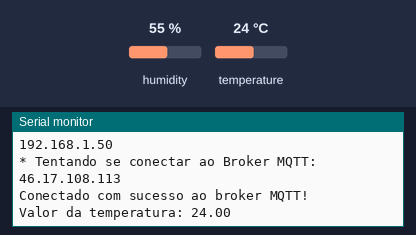
A sketch run on a simulated ESP32. Parts: the last lines printed to the serial monitor. Inputs (shaded band) come from the test bench; at power-on: temperature 24 °C, humidity 55 %. WiFi joins after 1.5 s; servers stay silent unless stated; no MQTT or app messages arrive unless stated.

Above: at 7.7 s.
7.8 s: temperature set to 12 °C
At 10.1 s:
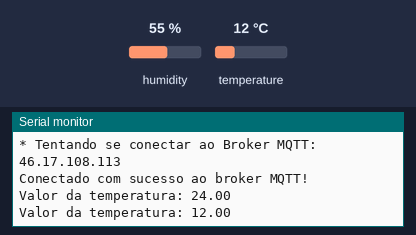
11.5 s: temperature set to 19 °C
At 13.8 s:
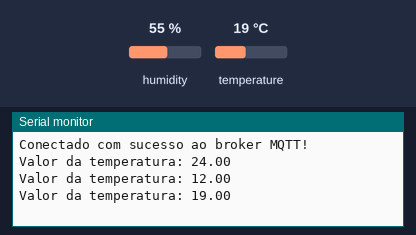
Timing chart, 0 to 15.3 s (numbered marks = the images above; inputs shaded):
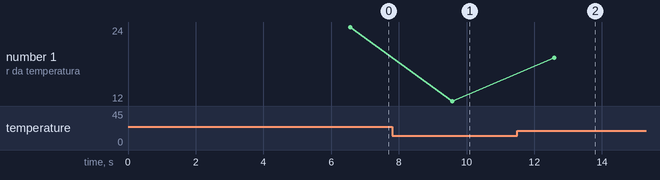

Measured:
- after the input at 7.8 s, the serial monitor: prints a new line after 1.8 s (image 1)
- after the input at 11.5 s, the serial monitor: prints a new line after 1.1 s (image 2)
- plotted number 1: 24 → 12 after the input at 7.8 s, 12 → 19 after the input at 11.5 s

The sketch:

fiware_mqtt_healthme.ino
```cpp
#include <WiFi.h>
#include <PubSubClient.h>
#include <DHT.h>

// Configurações - variáveis editáveis
const char* default_SSID = "Wokwi-GUEST"; // Nome da rede Wi-Fi
const char* default_PASSWORD = ""; // Senha da rede Wi-Fi
const char* default_BROKER_MQTT = "46.17.108.113"; // IP do Broker MQTT
const int default_BROKER_PORT = 1883; // Porta do Broker MQTT
const char* default_TOPICO_SUBSCRIBE = "/TEF/healthme002/cmd"; // Tópico MQTT de escuta
const char* default_TOPICO_PUBLISH_2 = "/TEF/healthme002/attrs/t"; // Tópico MQTT de envio de informações para Broker
const char* default_ID_MQTT = "healthme_002"; // ID MQTT
const int DHTPIN = 2; // Pino de dados do DHT22
const int DHTTYPE = DHT22; // Tipo de sensor DHT (DHT22 neste exemplo)

// Declaração da variável para o prefixo do tópico
const char* topicPrefix = "healthme002";

// Variáveis para configurações editáveis
char* SSID = const_cast<char*>(default_SSID);
char* PASSWORD = const_cast<char*>(default_PASSWORD);
char* BROKER_MQTT = const_cast<char*>(default_BROKER_MQTT);
int BROKER_PORT = default_BROKER_PORT;
char* TOPICO_SUBSCRIBE = const_cast<char*>(default_TOPICO_SUBSCRIBE);
char* TOPICO_PUBLISH_2 = const_cast<char*>(default_TOPICO_PUBLISH_2);
char* ID_MQTT = const_cast<char*>(default_ID_MQTT);

WiFiClient espClient;
PubSubClient MQTT(espClient);
DHT dht(DHTPIN, DHTTYPE);

void initSerial() {
    Serial.begin(115200);
}

void initWiFi() {
    delay(10);
    Serial.println("------Conexao WI-FI------");
    Serial.print("Conectando-se na rede: ");
    Serial.println(SSID);
    Serial.println("Aguarde");
    reconectWiFi();
}

void initMQTT() {
    MQTT.setServer(BROKER_MQTT, BROKER_PORT);
    // MQTT.setCallback(mqtt_callback); // Se necessário, adicione uma função de callback
}

void setup() {
    initSerial();
    initWiFi();
    initMQTT();
    delay(5000); // Atraso para garantir a inicialização do ESP32
}

void loop() {
    VerificaConexoesWiFIEMQTT();
    handleTemperature();
    MQTT.loop();
    delay(3000); // Atraso de 5 segundos entre as leituras
}

void reconectWiFi() {
    if (WiFi.status() == WL_CONNECTED)
        return;
    WiFi.begin(SSID, PASSWORD);
    while (WiFi.status() != WL_CONNECTED) {
        delay(100);
        Serial.print(".");
    }
    Serial.println();
    Serial.println("Conectado com sucesso na rede ");
    Serial.print(SSID);
    Serial.println("IP obtido: ");
    Serial.println(WiFi.localIP());
}

void VerificaConexoesWiFIEMQTT() {
    if (!MQTT.connected())
        reconnectMQTT();
    reconectWiFi();
}

void reconnectMQTT() {
    while (!MQTT.connected()) {
        Serial.print("* Tentando se conectar ao Broker MQTT: ");
        Serial.println(BROKER_MQTT);
        if (MQTT.connect(ID_MQTT)) {
            Serial.println("Conectado com sucesso ao broker MQTT!");
            //MQTT.subscribe(TOPICO_SUBSCRIBE); // Se necessário, subscreva a um tópico
        } else {
            Serial.println("Falha ao reconectar no broker.");
            Serial.println("Haverá nova tentativa de conexão em 2s");
            delay(2000);
        }
    }
}

void handleTemperature() {
    float temperatura = dht.readTemperature();
    if (!isnan(temperatura)) {
        // Envie a temperatura para o tópico MQTT correspondente
        String mensagem = String(temperatura);
        Serial.print("Valor da temperatura: ");
        Serial.println(mensagem.c_str());
        MQTT.publish(TOPICO_PUBLISH_2, mensagem.c_str());
    } else {
        Serial.println("Erro ao ler a temperatura do sensor DHT22.");
    }
}
```
